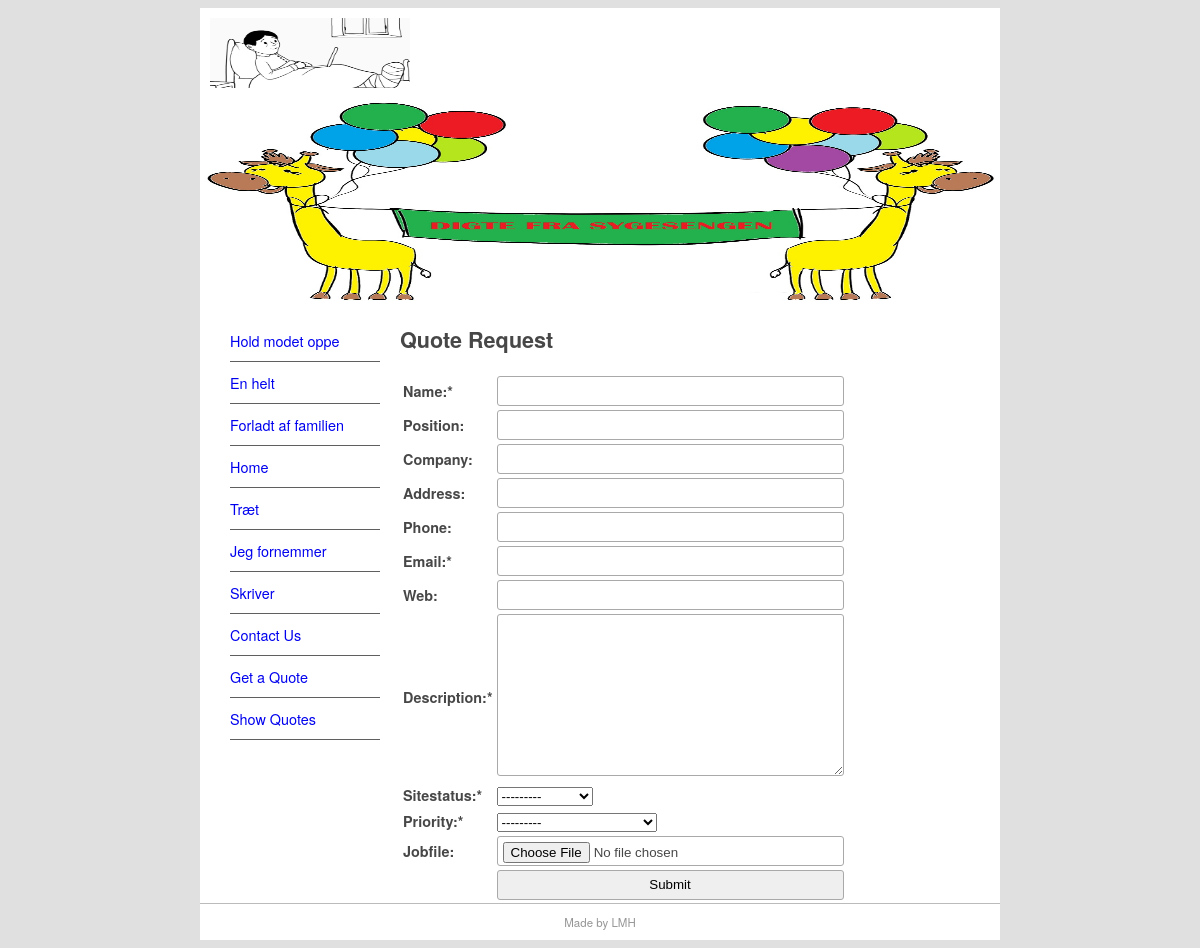
The app's page /quote/, older data.
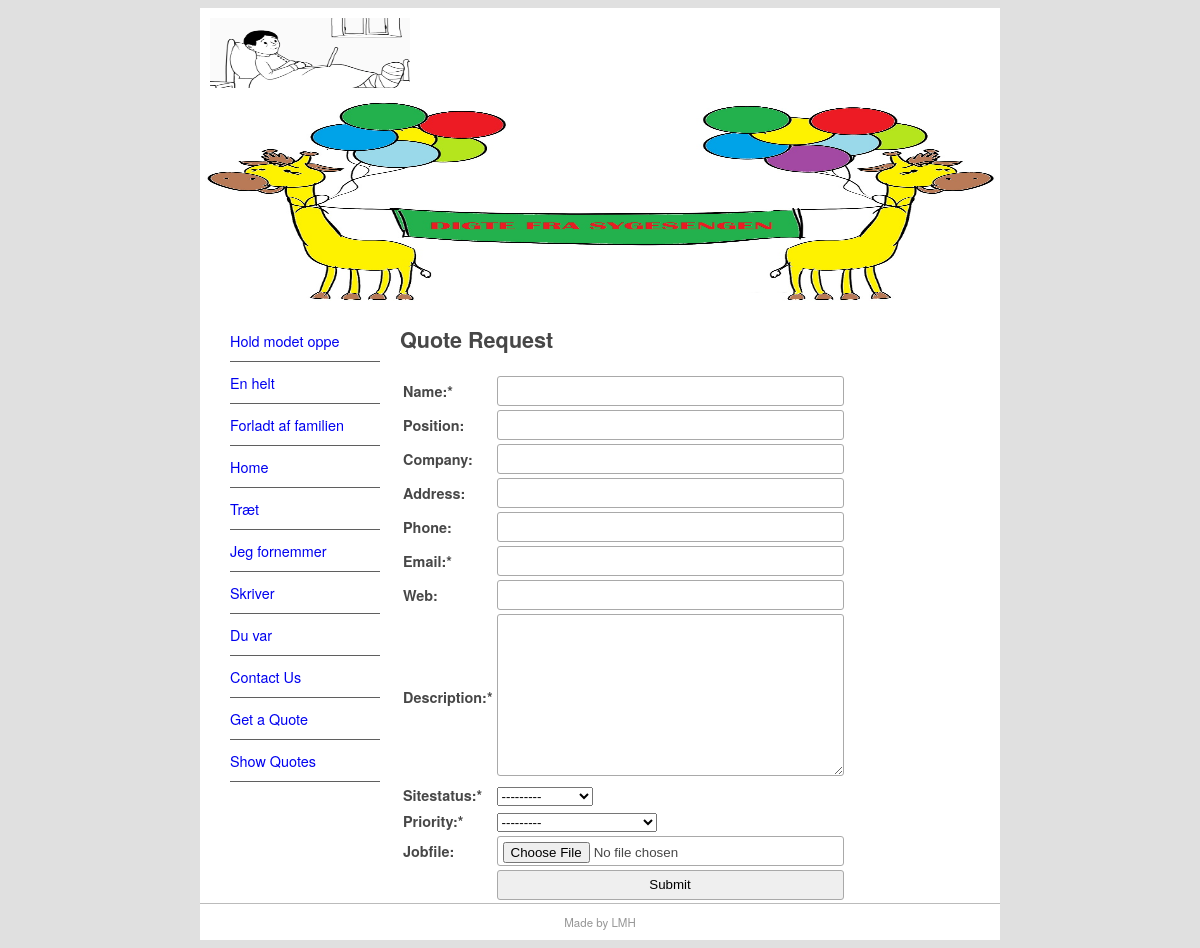
The same page, newer data.
### pages/models.py (models this page shows, shortened)
class Page(models.Model):
    title = models.CharField(max_length=60)
    permalink = models.CharField(max_length=12, unique=True)
    update_date = models.DateTimeField('Last updated')
    bodytext = models.TextField('Page Content', blank= True)

### quotes/views.py (the view)
# urls.py: path('', views.quote_req, name='quote-request'),
def quote_req(request):
    submitted = False
    if request.method == 'POST':
        form = QuoteForm(request.POST, request.FILES)
        if form.is_valid():
            form.save()
            return HttpResponseRedirect('/quote/?submitted=True')
    else:
        form = QuoteForm()
        if 'submitted' in request.GET:
            submitted = True
    return render(request, 'quotes/quote.html', {'form': form, 'page_list': Page.objects.all(), 'submitted': submitted})

### quotes/forms.py
class QuoteForm(ModelForm):
    required_css_class = 'required'
    class Meta:
        model = Quote
        fields = [
            'name', 'position', 'company', 'address',
            'phone', 'email', 'web', 'description',
            'sitestatus', 'priority', 'jobfile'
        ]

### quotes/templates/quotes/quote.html (shortened to what this page needs)
{% extends "base.html" %}
{% block sidenav %}
    {% for page in page_list %}
        <li><a href="{{ page.permalink }}">{{ page.title }}</a></li>
    {% endfor %}
{% endblock sidenav %}
{% block content %}
<h1>Quote Request</h1>
{% if submitted %}
    <p class="success">
        Your quote was submitted successfully. Thank you.
    </p>
{% else %}
    <form action="" enctype="multipart/form-data" method="post" novalidate>
    <table>
        {{ form.as_table }}
        <tr>
            <td>&nbsp;</td>
            <td><input type="submit" value="Submit"></td>
        </tr>
    </table>
    </form>
{% endif %}
{% endblock content %}

### abc_site/templates/base.html (shortened to what this page needs)
{% load static %}
<!doctype html>
<html>
<head>
<link href="{% static 'main.css' %}" rel="stylesheet" type="text/css">
</head>
<body>
<div id="wrapper">
  <header id="header">
    <div id="logo"><img src="{% static 'sygemeldt.webp' %}" width="200" height="70" alt=""/></div>
    <div id="topbanner"><img src="{% static 'GIRAFBANNER.jpg' %}" width="800" height="200" alt=""/></div>
  </header>
  <aside id="leftsidebar">
    <nav id="nav">
    <ul>
      {% block sidenav %}{% endblock sidenav %}
      <li><a href="/contact">Contact Us</a></li>
      <li><a href="/quote/">Get a Quote</a></li>
      <li><a href="/quote/show">Show Quotes</a></li>
    </ul>
    </nav>
  </aside>
  <section id="main">
      {% block content %}{% endblock content %}
  </section>
  <footer id="footer">Made by LMH</footer>
</div>
</body>
</html>

### abc_site/static/main.css (style rules this page uses)
#header { border-style: none; width: 800px; height: auto; }
#wrapper { margin-top: 0px; margin-left: auto; margin-right: auto; background-color: #FFFFFF; width: 800px; }
body { background-color: #E0E0E0; font-family: Gotham, "Helvetica Neue", Helvetica, Arial, sans-serif; font-size: 0.9em; text-align: justify; color: #474747; }
#footer { text-align: center; font-size: 0.8em; margin-top: 5px; padding-top: 10px; padding-bottom: 10px; background-color: #FFFFFF; border-top: thin solid #BBBBBB; clear: both; color: #969696; }
#nav li { padding-top: 10px; padding-bottom: 10px; font-size: 1em; list-style-type: none; border-bottom: thin solid #5F5F5F; color: #4C4C4C; left: 0px; list-style-position: inside; margin-left: -10px; }
#nav li a { text-decoration: none; }
#leftsidebar { width: 180px; height: 350px; float: left; }
#main { width: 560px; float: left; margin-left: 20px; margin-right: 10px; padding-right: 10px; }
#logo { padding: 10px; }
input, textarea { width: 100%; padding: 5px!important; -webkit-box-sizing: border-box; -moz-box-sizing: border-box; box-sizing: border-box; border-radius: 3px; border-style: solid; border-width: 1px; border-color: rgb(169,169,169) }
input { height: 30px; }
.required label:after { content: "*"; }

Row changes from the older to the newer data that the page shows:
added Page: title "Du var"
